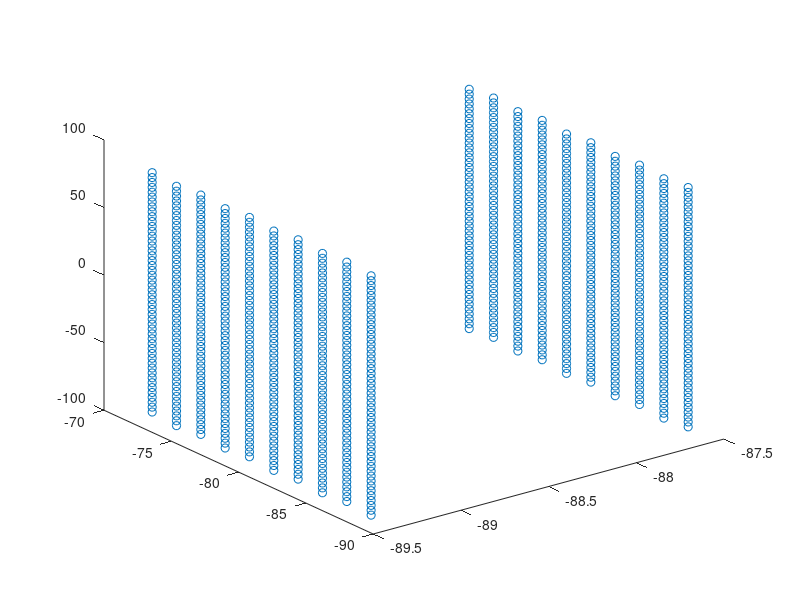

MATLAB code to generate this figure: (Note: this script raises an error after producing the figure.)
clearvars
close all

a = 3.615; %angstroms
b = a; c = a; %cubic

alpha = pi/2; %orthorhombic
beta = alpha; gamma = alpha;

pos = [0 0 0; 0 1/2 1/2; 1/2 0 1/2; 1/2 1/2 0]; %wyckoff positions, each layer is different atom type

num_rep_x = 50;
num_rep_y = 50;
num_rep_z = 50;
num_rep = 100;
num_pos = size(pos,1);

coords = zeros(num_rep_x*num_rep_y*num_rep_z*num_pos,3);
count = 1;
%only works for orthorhombic cells
for i = 1:num_rep_x
for j = 1:num_rep_y
for k = 1:num_rep_z
    for current_pos = 1:num_pos
        coords(count,[1 2 3]) = pos(current_pos,:).*[a b c]+[a*(i-1) b*(j-1) c*(k-1)];
        count = count+1;
    end
end
end
end

%end goal is to get (111) plane normal to +z
%following loosely: https://sites.google.com/site/glennmurray/Home/rotation-matrices-and-formulas/rotation-about-an-arbitrary-axis-in-3-dimensions

%rotating vector is from (a,0,0) to (0,b,0)
vec = -[a 0 0]+[0 b 0];

%translate so origin is in center
center = mean(coords);
coords = coords-center;
plot3(coords(1:1000,1),coords(1:1000,2),coords(1:1000,3),'o')
hold on

%rotate coords until rotating vector is in xz plane
check = dot(vec,[0 1 0]);
if check
    theta = 0.1;
    while(abs(check)>1e-3)
        check = dot(rotZ(theta,vec),[0 1 0]);
        theta = theta+0.0001;
    end
end
z_theta = theta;
coords = rotZ(z_theta,coords);
vec2 = rotZ(z_theta,vec);
plot3(coords(1:1000,1),coords(1:1000,2),coords(1:1000,3),'o')

%rotate coords until rotating vector is parallel to Z
check = 1-dot(vec2,[0 0 1]);
if check
    theta = 0.1;
    while(abs(check(1))>1e-3 || abs(check(2)) > 1e-3)
        check = [0 0 1]-(rotY(theta,vec2));
        theta = theta+0.00001;
    end
end
y_theta = theta;
coords = rotY(y_theta,coords);
vec3 = rotY(y_theta,vec2);
plot3(coords(1:1000,1),coords(1:1000,2),coords(1:1000,3),'o')

%rotate desired angle around Z
coords = rotZ(-atan(1/sqrt(2)),coords);

%invert steps in order
coords = rotY(-y_theta,coords);
coords = rotZ(-z_theta,coords);

%could translate back, but convenient to have it centered
%cut into a rectangular block

coords = rotZ((-45*pi/180),coords);
coords = rotX(pi/2,coords);
coords(abs(coords(:,1))>30,1) = NaN;
coords(abs(coords(:,2))>30,2) = NaN;
coords(abs(coords(:,3))>30,3) = NaN;

check_list = ~isnan(sum(coords,2));
final_coords = coords(check_list,:);
figure
plot3(final_coords(:,1),final_coords(:,2),final_coords(:,3),'o')

function end_coords = rotZ(theta,coords)
  rot_mat = [cos(theta) -sin(theta) 0;
            sin(theta) cos(theta) 0;
             0 0 1];
         
  end_coords = zeros(size(coords));       
  for i = 1:size(coords,1)
      end_coords(i,:) = rot_mat*(coords(i,:)');
  end
         
end

function end_coords = rotY(theta,coords)
  rot_mat = [cos(theta) 0 sin(theta);
             0 1 0
             -sin(theta) 0 cos(theta)];
         
  end_coords = zeros(size(coords));       
  for i = 1:size(coords,1)
      end_coords(i,:) = rot_mat*(coords(i,:)');
  end
  
end

function end_coords = rotX(theta,coords)
  rot_mat = [1 0 0;
             0 cos(theta) -sin(theta)
             0 sin(theta) cos(theta)];
         
  end_coords = zeros(size(coords));       
  for i = 1:size(coords,1)
      end_coords(i,:) = rot_mat*(coords(i,:)');
  end
  
end